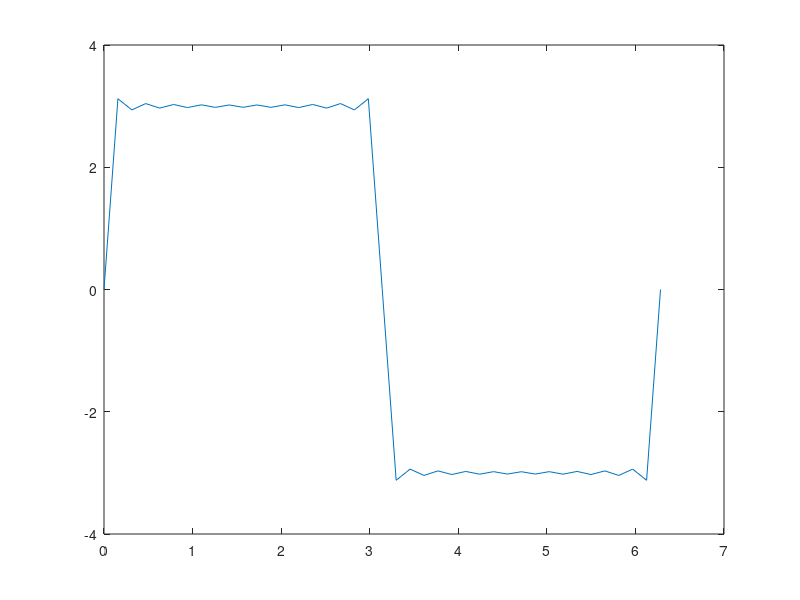

Here is the MATLAB script that generated this plot: (Note: this script raises an error after producing the figure.)
%{
EXPERIMENT-7
AIM:Generating a Square Wave from sum of Sine Waves of certain Amplitude and Frequencies.
SOFTWARE USED: MATLAB 9.12.0(R2022a)
  %}
%Defining Constant A
A=3

%Generating parameter t
t=0:0.05*pi:2*pi

%Generating & Plotting Square Wave using Fourier Series Expansion
sum=0
  
for n=1:2:100
  Y=(sin(n*t))/n
  sum=sum+Y
  end
  
C=(4*A*sum)/pi
plot(t,C)
  
%Generating and Plotting sine wave over the existing curve
hold on
D=sin(t)
plot(t,D,'R+-')
xlabel('Radians')
ylabel('Amplitude')
title('Generating Square Wave')
text(pi/2,1.125,'\downarrow sin(t)','FontSize',18)
text(3,3,'\leftarrow Square Wave','FontSize',18)
